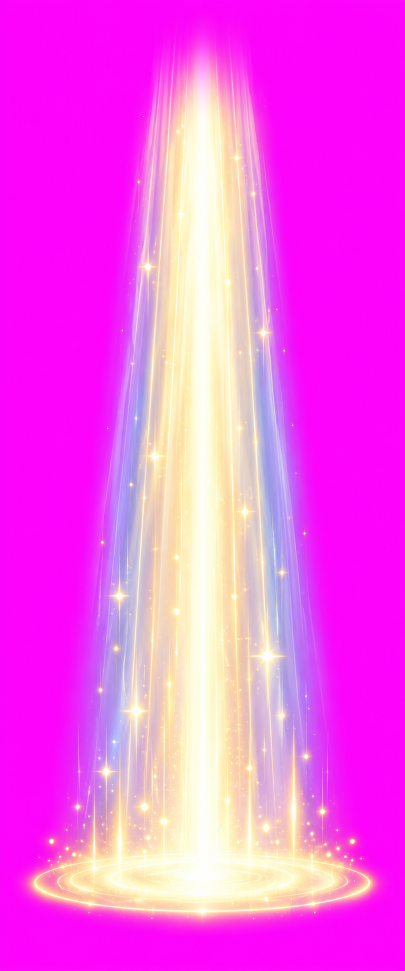
#> input picture assets/gemwoven/summon/holy-beam/raw-sheet.png, 809 x 1942 px, found by its file name (shown at 1/2 size)
$ python export_summon_art.py
#> lines starting #> are read from the running program, lines starting #| are printed output that depends on the picture; after the words box and inside, x2 and y2 are one past the last pixel; in counts of white or black regions, pixels touching at a corner belong together
#> in raw, returned value is the input picture: PIL image 809x1942 RGB; mean R, G, B 244.4, 87.2, 232.9
#> in cells, `w, h = raw.width / cols, raw.height / rows`: w = 269.7; h = 1942
"""Pack the summon reveal art (Codex gpt-6-astra raw sheets in this folder) into runtime WebP
files plus summon.json for scripts/build_gemwoven.py.

Opaque art (cards, bricks) is keyed from the raw sheets by removing the flat magenta. Light FX
(sparkle, splash, water glints, halo/streak/orb/ripple, aurora) are glows painted on solid
magenta, which a hard chroma key cuts into blotches, so they are un-mixed here instead: each
pixel's alpha comes from its magenta spill and the colour under the magenta is recovered. Geometry is never stretched: every resize keeps the aspect ratio."""
import json
from pathlib import Path

import numpy as np
from PIL import Image
from scipy import ndimage

ROOT = Path(__file__).resolve().parent
OUT = ROOT / "runtime"
# Three card types (bronze, silver, gold), drawn tall (about 1:2) in one row per sheet: bronze from
# card-backs-calm/ and card-fronts-calm/ (the tall set, card-*-tall/, redrawn in a calm palette),
# silver and gold from card-backs-metal/ and card-fronts-metal/. (sheet suffix, columns, column)
CARDS = {"bronze": ("calm", 3, 1), "silver": ("metal", 2, 1), "gold": ("metal", 2, 2)}


def unmix(img):
    a = np.asarray(img.convert("RGB"), dtype=np.float32) / 255
    r, g, b = a[..., 0], a[..., 1], a[..., 2]
    # Magenta spill (min(r,b)-g) is how much background shows through; 1-spill is always a
    # valid alpha (the recovered colour stays in range) and keeps pink and lavender light.
    alpha = np.clip(1 - (np.minimum(r, b) - g), 0, 1)
    alpha = np.where(alpha < .045, 0, alpha)
    alpha[:3], alpha[-3:], alpha[:, :3], alpha[:, -3:] = 0, 0, 0, 0   # grid seams of the raw sheet
    safe = np.maximum(alpha, 1e-4)[..., None]
    colour = (a - (1 - alpha)[..., None] * np.array([1, 0, 1], dtype=np.float32)) / safe
    rgba = np.dstack([np.clip(colour, 0, 1), alpha]) * 255
    return Image.fromarray(rgba.round().astype("uint8"), "RGBA")


def key_outside(img, inside=False):
    """Opaque art with magenta-like colours inside (violet plastic): remove only the magenta
    connected to the cell border (inside=True: every magenta region, e.g. a card's picture
    window), then soften the silhouette edge with the spill un-mix."""
#> called with inside = False
    a = np.asarray(img.convert("RGB"), dtype=np.float32)
    r, g, b = a[..., 0], a[..., 1], a[..., 2]
    near = (r > 170) & (b > 170) & (g < 110) & (np.abs(r - b) < 70)
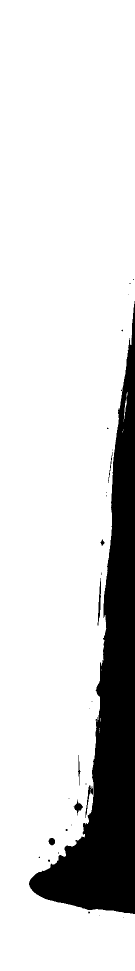
#> near: shape (1942, 270) bool (shown at 1/2 size); 84.3% white; 29 black regions (21 under 20 px), largest, box (x1, y1, x2, y2) and area: (58, 602, 270, 1828) 80992, (195, 1156, 202, 1251) 270, (171, 1571, 186, 1636) 234
    labels, _ = ndimage.label(near)
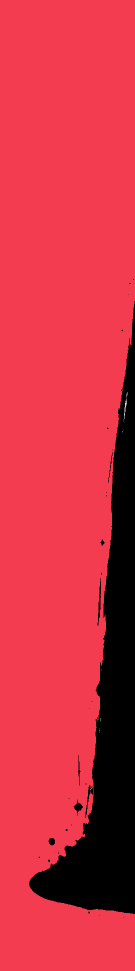
#> labels: shape (1942, 270) int32 (shown at 1/2 size); 22 distinct labels, from 0 to 21; one colour per label, 0 black
    edge = np.unique(np.concatenate([labels[0], labels[-1], labels[:, 0], labels[:, -1]]))
#> edge = [0, 1]
    strict = (r > 215) & (b > 215) & (g < 60)   # windows are flat #FF00FF; pastel opal is not
#> strict: shape (1942, 270) bool; 79.3% white; 13 black regions (10 under 20 px), largest, box (x1, y1, x2, y2) and area: (48, 449, 270, 1837) 108456, (257, 376, 270, 487) 209, (243, 657, 247, 665) 22
    outside = (np.isin(labels, edge[edge > 0]) | (strict & near)) if inside else np.isin(labels, edge[edge > 0])
#> outside: shape (1942, 270) bool; 84.3% white; 29 black regions (21 under 20 px), largest, box (x1, y1, x2, y2) and area: (58, 602, 270, 1828) 81110, (195, 1156, 202, 1251) 270, (171, 1571, 186, 1636) 240
    soft = np.asarray(unmix(img), dtype=np.float32)
#> in unmix, `alpha[:3], alpha[-3:], alpha[:, :3], alpha[:, -3:] = 0, 0, 0, 0`: alpha: shape (1942, 270) float32; min 0, max 1, mean 0.178
    ring = ndimage.binary_dilation(outside, iterations=2) & ~outside
#> ring: shape (1942, 270) bool; 0.77% white in thin lines or dots, all inside (x1, y1, x2, y2) = (58, 558, 270, 1836)
    rgba = np.dstack([a, np.full(r.shape, 255, np.float32)])
    rgba[ring] = soft[ring]
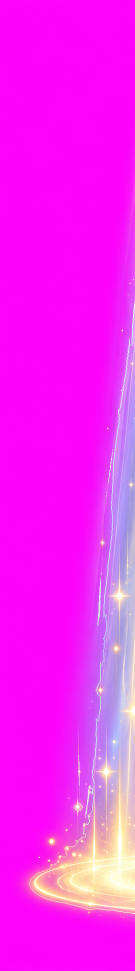
#> rgba: shape (1942, 270, 4) float32 (shown at 1/2 size); mean R, G, B, A 244.7, 37.4, 243.5, 255.2; transparent parts drawn white
    rgba[outside] = 0
    return Image.fromarray(rgba.round().astype("uint8"), "RGBA")
#> in trim, `box = img.getchannel("A").point(lambda v: 255 if v > 8 else 0).getbbox()`: box = (58, 558, 270, 1836)
#> in trim, `return img.crop(box)`:
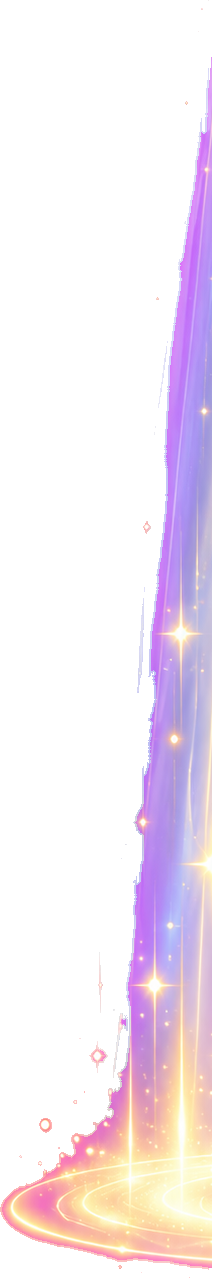
#> returned value: PIL image 212x1278 RGBA; mean R, G, B, A 65.7, 54.6, 64.3, 76.2; transparent parts drawn white


def cells(raw, rows, cols):
    w, h = raw.width / cols, raw.height / rows
    return [raw.crop((round(c * w), round(r * h), round((c + 1) * w), round((r + 1) * h))) for r in range(rows) for c in range(cols)]


def fit(img, size):
    """Scale uniformly so the longer side is `size` (never stretches)."""
    k = size / max(img.size)
    return img.resize((max(1, round(img.width * k)), max(1, round(img.height * k))), Image.LANCZOS)


def strip(frames, name):
    w, h = frames[0].size
    sheet = Image.new("RGBA", (w * len(frames), h), (0, 0, 0, 0))
    for i, f in enumerate(frames):
        sheet.alpha_composite(f, (i * w, 0))
    sheet.save(OUT / f"{name}.webp", "WEBP", quality=90, alpha_quality=100, method=6)
    return {"file": f"assets/gemwoven/summon/runtime/{name}.webp", "width": sheet.width, "height": h, "count": len(frames)}


def save(img, name):
    img.save(OUT / f"{name}.webp", "WEBP", quality=90, alpha_quality=100, method=6)
    return {"file": f"assets/gemwoven/summon/runtime/{name}.webp", "width": img.width, "height": img.height}


def trim(img, pad=0):
    box = img.getchannel("A").point(lambda v: 255 if v > 8 else 0).getbbox()
    box = (max(0, box[0] - pad), max(0, box[1] - pad), min(img.width, box[2] + pad), min(img.height, box[3] + pad))
    return img.crop(box)


def window(front):
    """The open picture window of a card front: the transparent region around the card centre."""
    alpha = np.asarray(front.getchannel("A")) < 40
    h, w = alpha.shape
    cy, cx = h // 2 - h // 10, w // 2
    left = cx
    while left > 0 and alpha[cy, left - 1]:
        left -= 1
    right = cx
    while right < w - 1 and alpha[cy, right + 1]:
        right += 1
    top = cy
    while top > 0 and alpha[top - 1, cx]:
        top -= 1
    bottom = cy
    while bottom < h - 1 and alpha[bottom + 1, cx]:
        bottom += 1
    return [round(left / w, 4), round(top / h, 4), round((right + 1) / w, 4), round((bottom + 1) / h, 4)]


def raw(name):
    return Image.open(ROOT / name / "raw-sheet.png")


OUT.mkdir(exist_ok=True)
meta = {}
for kind, folder in [("back", "card-backs"), ("front", "card-fronts")]:
    for name, (sheet, cols, frame) in CARDS.items():
        card = trim(key_outside(cells(raw(f"{folder}-{sheet}"), 1, cols)[frame - 1], inside=kind == "front"))
        card = fit(card, 520)
        meta[f"summon-{kind}-{name}"] = save(card, f"{kind}-{name}")
        if kind == "front":
            win = window(card)
            # The name plaque sits under the picture window, above the bottom gem.
            meta[f"summon-{kind}-{name}"].update(window=win, plaque=[round(win[3] + .03, 4), .1])
meta["summon-sparkle"] = {**strip([fit(unmix(c), 128) for c in cells(raw("sparkle"), 2, 4)], "sparkle"), "frameDuration": 85}
#> in unmix (call 7), `alpha[:3], alpha[-3:], alpha[:, :3], alpha[:, -3:] = 0, 0, 0, 0`:
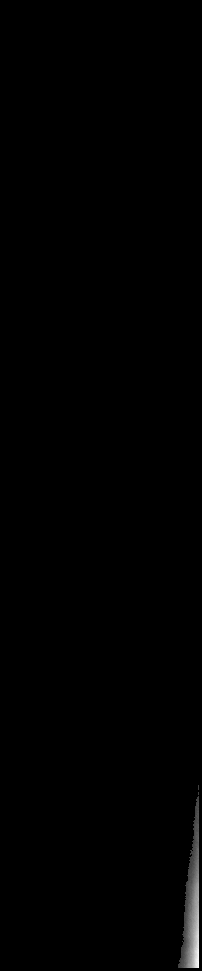
#> alpha: shape (971, 202) float32; min 0, max 0.184, mean 0.000844; drawn with min black and max white
#> in unmix (call 7), `colour = (a - (1 - alpha)[..., None] * np.array([1, 0, 1], dtype=np.fl..`:
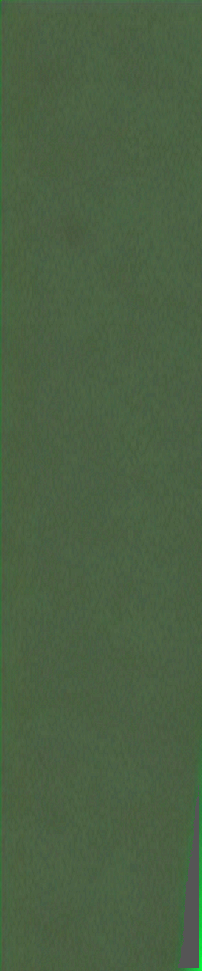
#> colour: shape (971, 202, 3) float32; mean R, G, B -86.7, 111, -151.3; drawn with min black and max white
#> in unmix (call 8), `alpha = np.clip(1 - (np.minimum(r, b) - g), 0, 1)`:
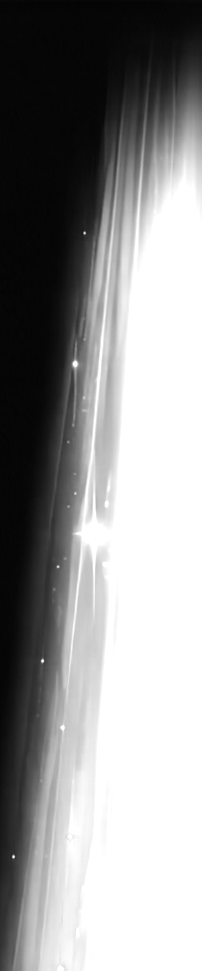
#> alpha: shape (971, 202) float32; min 0.0157, max 1, mean 0.581
#> in strip, `w, h = frames[0].size`: w = 27; h = 128
#> the loop in strip, `for i, f in enumerate(frames):` made 8 passes
meta["summon-splash"] = {**strip([fit(unmix(c), 256) for c in cells(raw("splash"), 2, 4)], "splash"), "frameDuration": 75, "waterline": .78}
#> the loop in strip (call 2), `for i, f in enumerate(frames):` made 8 passes
# Water glints: keep only the horizontal band each cell paints (same band in all four frames).
glints = []
for c in cells(raw("water-glints"), 2, 2):
    band = unmix(c).crop((0, round(c.height * .26), c.width, round(c.height * .74)))
    glints.append(fit(band, 480))
meta["summon-glints"] = {**strip(glints, "glints"), "frameDuration": 260}
for i, name in enumerate(["halo", "streak", "orb", "ripple"]):
    meta[f"summon-{name}"] = save(fit(unmix(cells(raw("fx-pack"), 2, 2)[i]), 384), name)
meta["summon-aurora"] = save(fit(trim(unmix(raw("aurora")), 12), 1400), "aurora")
# Hero fragments as jigsaw puzzle pieces cut from a picture of each hero (fragment-puzzle/), plus
# the generic hero-fragment icon in the same style.
for i, hero in enumerate(["fire", "ice", "earth", "lightning", "shadow", "novice"]):
    piece = fit(trim(key_outside(cells(raw("fragment-puzzle"), 2, 3)[i]), 4), 256)
    meta[f"fragment-{hero}"] = {**save(piece, f"fragment-{hero}"), "fragmentArt": True, "transparent": True}
#> (the run stopped early here; a loop or call above may not have finished)
